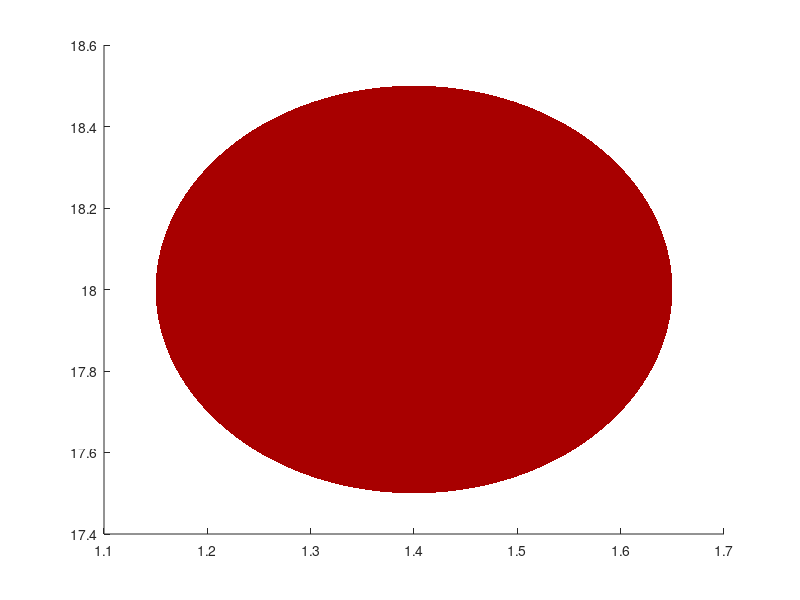

The MATLAB source for this figure: (Note: this script raises an error after producing the figure.)
%OCON
% clear all;
% faults=[1,2,3,4,5,6,7,8,9,10,11,12,13,14,15,16,17,18,19,20,29];
% times=[8,10,20,16,20,2,1,20,20,13,20,20,16,20,20,20,8,16,13,2,8];
% tags=[40,20,50,25,40,5,5,25,50,20,50,25,30,30,50,50,20,15,20,35,45];
% traind=zeros(19200,21);
% trainl=zeros(19200,21);
% testd=zeros(4800,21);
% testl=zeros(4800,21);
% for fi=1:21
%     load(['D:\matlab\workspace\class\oneclass\teline',num2str(faults(fi)),'-',num2str(times(fi)),'-',num2str(tags(fi)),'.mat'],'classifier');
%     [ traindata,trainlabel,testdata,testlabel ] = gettagdata(faults(fi),tags(fi),times(fi));
%     [cn,~,bn]=size(traindata);
%     for batch = 1:bn
%         v0 = traindata(:,:,batch);
%         for wi=1:size(classifier,1)
%             v0 = [v0,ones(cn,1)]*classifier{wi,1};
%             if wi==size(classifier,1)
%                 v0 = 1./(1+exp(0-v0));
%             end
%         end
%         traind(((batch-1)*cn+1):(batch*cn),fi)=v0;
%         trainl(((batch-1)*cn+1):(batch*cn),fi)=trainlabel(:,faults(fi),batch);
%     end
%     [cn,~,bn]=size(testdata);
%     for batch = 1:bn
%         v0 = testdata(:,:,batch);
%         for wi=1:size(classifier,1)
%             v0 = [v0,ones(cn,1)]*classifier{wi,1};
%             if wi==size(classifier,1)
%                 v0 = 1./(1+exp(0-v0));
%             end
%         end
%         testd(((batch-1)*cn+1):(batch*cn),fi)=v0;
%         testl(((batch-1)*cn+1):(batch*cn),fi)=testlabel(:,faults(fi),batch);
%     end
%     clear batch bn classifier cn testdata testlabel traindata trainlabel v0 wi
% end
% clear fi faults tags times
% save OCON.mat
% load('OCON.mat');
% classifier=cell(21,1);
% classerr=cell(21,1);
% classreault=zeros(21,8);
% for fi=21 
%     cei=classerr{fi,1};
%     cfi{1,1}=classifier{fi,1};    
%     clf;plot(cei(2:end,1),'r'),hold on;plot(cei(2:end,2),'b'),hold off;legend('Train','Test');pause;
%     clf;plot(cei(2:end,3),'r'),hold on;plot(cei(2:end,4),'b'),hold off;legend('Train','Test');pause;
%     clf;plot(cei(2:end,5),'r'),hold on;plot(cei(2:end,6),'b'),hold off;legend('Train','Test');pause;
%     clf;plot(cei(2:end,7),'r'),hold on;plot(cei(2:end,8),'b'),hold off;legend('Train','Test');pause;
%     if input('RETRAINCLASS(0=NO/1=YES):')
%         cfi{1,1}=[normrnd(0,0.01,21,1);0.5*ones(1,1)];
%         [cfi,cei] = classifytrain( 2,5,cfi,traind,trainl(:,fi),testd,testl(:,fi));
%     end
%     [~,mini1]=min(cei(:,1));[miniv2,mini2]=min(cei(:,2));mini=min(mini1,mini2);
%     [miserrv,miserri]=max(cei(:,4));
%     fprintf(1,'%6.6f %6d %6d %6d Right: %6.6f Miss: %6.6f Error: %6.6f\n',cei(end,2),mini,miserri,size(cei,1),cei(miserri,4),cei(miserri,6),cei(miserri,8));
%     while mini>(size(cei,1)-101) && miserri>(size(cei,1)-401) && size(cei,1)<2800% && miniv2>0.00001
%         [ cfi,ceii] = classifytrain(2,1,cfi,traind,trainl(:,fi),testd,testl(:,fi));
%         cei=[cei;ceii(2,:)];
%         [~,mini1]=min(cei(:,1));[miniv2,mini2]=min(cei(:,2));mini=min(mini1,mini2);
%         [miserrv,miserri]=max(cei(:,4));
%         fprintf(1,'%6.6f %6d %6d %6d Right: %6.6f Miss: %6.6f Error: %6.6f\n',cei(end,2),mini,miserri,size(cei,1),cei(miserri,4),cei(miserri,6),cei(miserri,8));
%         if 0%input('BREAK(0=NO/1=YES):');
%             break;
%         end
%     end
%     clf;plot(cei(2:end,1),'r'),hold on;plot(cei(2:end,2),'b'),hold off;legend('Train','Test');pause;
%     classifier{fi,1}=cfi{1,1};
%     classerr{fi,1}=cei;
%     [~,epoch]=min(cei(:,2));
%     classreault(fi,:)=cei(epoch,:);
%     clear cei ceii cfi epoch mini mini1 mini2 miniv2 miserri miserrv
% end
% clear fi;
% save OCON.mat
% load OCON.mat;
% classifierM=zeros(22,21);
% for i=1:21
%     classifierM(:,i)=classifier{i,1};
% end
% out=1./(1+exp(0-[testd,ones(4800,1)]*classifierM));
% misserr=zeros(22,22);
% for i=1:4800
%     li=22;
%     for ii=1:21
%         if testl(i,ii)
%             li=ii;
%             break;
%         end
%     end
%     oj=22;omax=0.5;
%     for ii=1:21
%         if out(i,ii)>omax
%             omax=out(i,ii);
%             oj=ii;
%         end
%     end
%     misserr(li,oj)=misserr(li,oj)+1;
% end
%
figure(1);
r=(0:0.001:2)*pi;
 x=0.5*0.5*cos(r)+1.4;
 y=0.5*sin(r)+18;
patch(x,y,[0.66,0,0],'edgecolor','none','facealpha',1);
fs=[4,6,7,20,1,2,18,17,21,5,13,22,8,19,10,11,12,14,9,15,3,16];
for i=1:22
    for j=1:22
        if misserr(fs(i),j)>0
            or=0.5*(misserr(fs(i),j)^0.5);
            x=0.5*or*cos(r)+i;
            y=or*sin(r)+23-j;
            if fs(i)==j
%                 patch(x,y,[0,0,0.66],'edgecolor','none','facealpha',1);
            else                
                patch(x,y,[0.66,0,0],'edgecolor','none','facealpha',1);
            end
        end
    end
end
% hold off;
% view(3);
axis([0.5,22.5,0,23]); 
% xlable=cell(1,6);
% for i=1:5
%     if (i*4-3)<10
%         xlable{1,i}=['Fault0',num2str(i*4-3)];
%     else
%         xlable{1,i}=['Fault',num2str(i*4-3)];
%     end
% end
% xlable{1,6}='Normal';
set(gca, 'XTick',1:22);
% set(gca, 'XTicklabel',xlable); 
ylable=cell(1,22);
ylable{1,1}='New';
ylable{1,2}='Normal';
for i=3:22
    if (23-i)<10
        ylable{1,i}=['Fault0',num2str(23-i)];
    else
        ylable{1,i}=['Fault',num2str(23-i)];
    end
end
set(gca, 'YTick',1:22 );
set(gca, 'YTicklabel',ylable);
